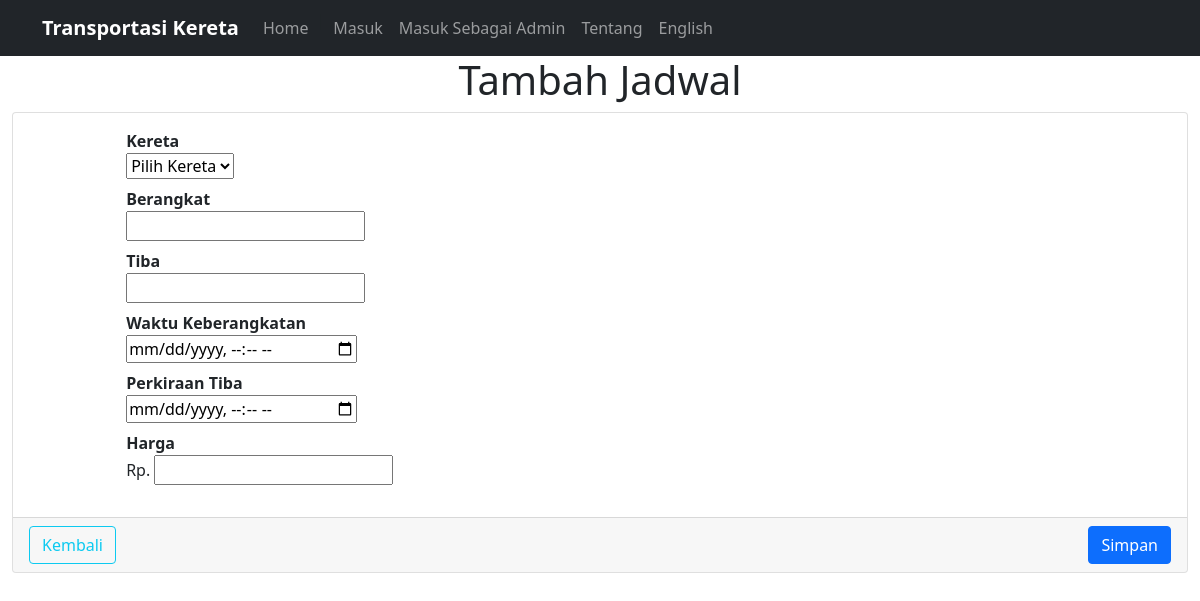
The page /schedule_add.php on the database its author committed.
### tables this page shows
CREATE TABLE `bahasa` (
  `text` varchar(30) NOT NULL,
  `indonesia` varchar(255) DEFAULT NULL,
  `inggris` varchar(255) DEFAULT NULL,
  PRIMARY KEY (`text`)
);

### auth/lang_config.php (called while the page is built, shortened)
<?php
require "db_config.php";
$txt_sign = getTxt("sign");
$txt_login_admin = getTxt("login_admin");
$txt_price = getTxt("price");
$txt_from = getTxt("from");
$txt_to = getTxt("to");
$txt_back = getTxt("back");
$txt_train = getTxt("trains");
$txt_add_schedule = getTxt("add_schedule");
$txt_select_train = getTxt("select_train");
$txt_departure_time = getTxt("departure_time");
$txt_arrives_time = getTxt("arrives_time");
$txt_save = getTxt("save");
$txt_about = getTxt("about");
function getTxt($nama_teks){
	global $mysqli;
	$q = mysqli_query($mysqli,"SELECT * FROM bahasa WHERE text='$nama_teks'");
	$res = mysqli_fetch_assoc($q);
	$teks = $res[$_SESSION['lang']];
	return $teks;
}
?>

### schedule_add.php (the view, shortened to what this page needs)
<?php
include "auth/lang_config.php";
?>
<!doctype html>
<html lang="en">
  <head>
    <link rel="stylesheet" href="css/bootstrap.css">
  </head>
  <body>
<?php include "partials/navbar.php"; ?>
<div class="content-wrapper">
    <div class="content-header">
        <div class="row">
			<div class="col text-center">
				<h1><?php echo $txt_add_schedule; ?></h1>
			</div>
		</div>
    </div>
  <div class="content">
    <div class="container-fluid">
      <div class="row">
        <div class="col-md-12">
          <div class="card">
            <div class="card-body">
              <div class="row">
                <div class="col-md-1">
				</div>
                <div class="col-md-11">
				<form name="form_add" action="schedule_add.php?pesan=simpan" method="post">
                  <dl class="dl-horizontal">
                    <dt><?php echo $txt_train; ?></dt>
                    <dd><select name="kereta">
						<option selected disabled><?php echo $txt_select_train; ?></option>
					</select></dd>
					<dt><?php echo $txt_from; ?></dt>
                    <dd><input type="text" name="berangkat" /></dd>
					<dt><?php echo $txt_to; ?></dt>
                    <dd><input type="text" name="tujuan" /></dd>
                    <dt><?php echo $txt_departure_time; ?></dt>
                    <dd><input type="datetime-local" name="waktu_berangkat" /></dd>
                    <dt><?php echo $txt_arrives_time; ?></dt>
                    <dd><input type="datetime-local" name="tiba" /></dd>
					<dt><?php echo $txt_price; ?></dt>
                    <dd>Rp. <input type="number" name="harga" /></dd>
                  </dl>
                </div>
              </div>
            </div>
            <div class="card-footer">
                <a href="schedule.php" class="btn btn-outline-info"><?php echo $txt_back; ?></a>
                <button type="submit" class="btn btn-primary float-end" name="simpan"><?php echo $txt_save; ?></button>
            </div>
          </div>
        </div>
      </div>
    </div>
  </div>
</div>
<?php include "partials/footer.php"; ?>

### partials/navbar.php (shortened to what this page needs)
 <nav class="navbar navbar-expand-lg navbar-dark bg-dark">
  <div class="container">
    <a class="navbar-brand" href="#"><b>Transportasi Kereta</b></a>
    <div class="collapse navbar-collapse" id="navbarNavAltMarkup">
      <div class="navbar-nav" >
        <a id="nl-1" class="nav-link" aria-current="page" href="index.php">Home</a>|
		<?php if (!isset($_SESSION['username'])){ ?>
        <a id="nl-6" class="nav-link " aria-current="page" href="auth/login.php"><?php echo $txt_sign; ?></a>
		<?php }else{ ?>
		<a id="nl-7" class="nav-link " aria-current="page" href="auth/session_logout.php"><?php echo $txt_logout; ?></a>
		<?php } ?>
		<?php
		if (!isset($_SESSION['username'])){
		?>
		<a id="nl-8" class="nav-link " aria-current="page" href="auth/proses_login.php?status=admin"><?php echo $txt_login_admin; ?></a>
		<?php } ?>
        <a id="nl-9" class="nav-link " aria-current="page" href="about.php"><?php echo $txt_about; ?></a>
		<?php if($_SESSION['lang']=="inggris"){ ?>
		<a id="nl-10" class="nav-link " aria-current="page" href="?lang=indonesia">Bahasa Indonesia</a>
		<?php }else if($_SESSION['lang']=="indonesia"){ ?>
		<a id="nl-11" class="nav-link " aria-current="page" href="?lang=inggris">English</a>
		<?php } ?>
      </div>
    </div>
  </div>
</nav>

### rows shown on the page
bahasa: indonesia "Masuk"
bahasa: indonesia "Masuk Sebagai Admin"
bahasa: indonesia "Tentang"
bahasa: indonesia "Tambah Jadwal"
bahasa: indonesia "Kereta"
bahasa: kereta "Pilih Kereta"
bahasa: indonesia "Berangkat"
bahasa: indonesia "Tiba"
bahasa: indonesia "Waktu Keberangkatan"
bahasa: indonesia "Perkiraan Tiba"
bahasa: indonesia "Harga"
bahasa: indonesia "Kembali"
bahasa: indonesia "Simpan"
